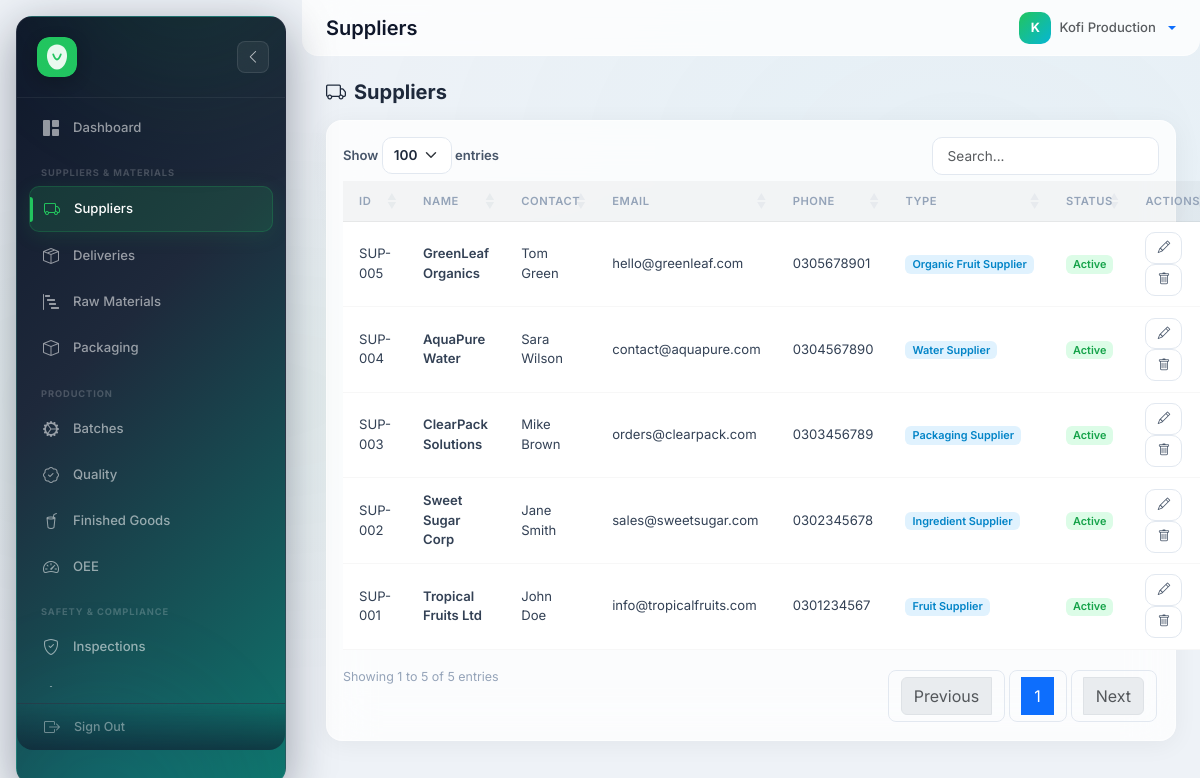
The app's page /?route=suppliers (signed in) with its own data.
### tables this page shows
CREATE TABLE suppliers (
    SupplierID VARCHAR(50)  PRIMARY KEY,
    Name       VARCHAR(150) NOT NULL,
    Contact    VARCHAR(100) DEFAULT NULL,
    Email      VARCHAR(150) DEFAULT NULL,
    Phone      VARCHAR(30)  DEFAULT NULL,
    Address    TEXT         DEFAULT NULL,
    Type       VARCHAR(50)  DEFAULT 'Fruit Supplier',
    Status     ENUM('Active','Inactive') DEFAULT 'Active',
    created_at TIMESTAMP    DEFAULT CURRENT_TIMESTAMP
);

### backend/controllers/Controller.php (called while the page is built, shortened)
<?php
abstract class Controller
{
    protected string $viewPath;
    protected function render(string $view, array $data = []): void
    {
        extract($data);
        $viewFile = APP_ROOT . '/frontend/views/' . $this->viewPath . '/' . $view . '.php';
        require $viewFile;
        require APP_ROOT . '/frontend/views/layouts/main.php';
    }
}

### backend/controllers/SupplierController.php (called while the page is built, shortened)
<?php
require_once __DIR__ . '/Controller.php';
class SupplierController extends Controller {
    public function __construct() {
        $this->model = new SupplierModel();
    }
    public function index(): void {
        $this->render('index', ['suppliers' => $this->model->all()]);
    }
}

### backend/models/Model.php (called while the page is built, shortened)
<?php
require_once __DIR__ . '/../config/database.php';
abstract class Model
{
    protected PDO $db;
    protected string $table;
    protected string $primaryKey;
    public function __construct()
    {
        $this->db = getDb();
    }
    public function all(): array
    {
        return $this->db->query("SELECT * FROM {$this->table} ORDER BY {$this->primaryKey} DESC")->fetchAll();
    }
}

### backend/config/database.php (called while the page is built, shortened)
<?php
function sanitize(mixed $input): string {
    return htmlspecialchars(trim((string)$input), ENT_QUOTES, 'UTF-8');
}

### frontend/views/suppliers/index.php (the view, shortened to what this page needs)
<?php $pageTitle = 'Suppliers'; ?>
<div class="d-flex justify-content-between align-items-center mb-3">
    <h5 class="fw-bold mb-0"><i class="bi bi-truck me-2"></i><?= $pageTitle ?></h5>
</div>
<div class="card border-0 shadow-sm">
    <div class="card-body">
        <table id="dataTable" class="table table-hover align-middle">
            <thead class="table-light"><tr><th>ID</th><th>Name</th><th>Contact</th><th>Email</th><th>Phone</th><th>Type</th><th>Status</th><th>Actions</th></tr></thead>
            <tbody>
                <?php foreach ($suppliers as $s): ?>
                <tr>
                    <td><?= sanitize($s['SupplierID']) ?></td>
                    <td class="fw-semibold"><?= sanitize($s['Name']) ?></td>
                    <td><?= sanitize($s['Contact'] ?? $s['contact_person'] ?? '') ?></td>
                    <td><?= sanitize($s['Email'] ?? '') ?></td>
                    <td><?= sanitize($s['Phone'] ?? '') ?></td>
                    <td><span class="badge bg-info bg-opacity-10 text-info"><?= sanitize($s['Type'] ?? $s['category'] ?? '') ?></span></td>
                    <td>
                        <?php $st = $s['Status'] ?? 'Active'; ?>
                        <span class="badge bg-<?= $st === 'Active' ? 'success' : 'secondary' ?>"><?= sanitize($st) ?></span>
                    </td>
                    <td>
                        <a href="?route=suppliers/edit&id=<?= urlencode($s['SupplierID']) ?>" class="btn btn-sm btn-outline-primary" title="Edit"><i class="bi bi-pencil"></i></a>
                        <a href="?route=suppliers/delete&id=<?= urlencode($s['SupplierID']) ?>" class="btn btn-sm btn-outline-danger" title="Delete" onclick="return confirm('Delete this supplier?')"><i class="bi bi-trash"></i></a>
                    </td>
                </tr>
                <?php endforeach; ?>
            </tbody>
        </table>
    </div>
</div>

### frontend/assets/css/glass.css (style rules this page uses)
:root { --sidebar-width: 270px; --sidebar-collapsed: 85px; --glass-bg: rgba(255,255,255,0.78); --glass-border: rgba(255,255,255,0.5); --glass-shadow: 0 4px 24px rgba(0,0,0,0.05); --glass-blur: blur(24px); --brand: #22c55e; --brand-accent: #06b6d4; --gradient-brand: linear-gradient(135deg, #22c55e 0%, #06b6d4 100%); --gradient-warm: linear-gradient(135deg, #f97316 0%, #ef4444 100%); --gradient-cool: linear-gradient(135deg, #6366f1 0%, #8b5cf6 100%); --gradient-sky: linear-gradient(135deg, #0ea5e9 0%, #2563eb 100%); --gradient-rose: linear-gradient(135deg, #f43f5e 0%, #e11d48 100%); --gradient-amber: linear-gradient(135deg, #f59e0b 0%, #d97706 100%); --gradient-emerald: linear-gradient(135deg, #10b981 0%, #059669 100%); --radius: 16px; --radius-sm: 10px; }
*, *::before, *::after { box-sizing: border-box; }
body { font-family: 'Inter', system-ui, -apple-system, sans-serif !important; background: #eef2f7 !important; background-image: radial-gradient(ellipse at 20% 50%, rgba(34,197,94,0.04) 0%, transparent 50%), radial-gradient(ellipse at 80% 20%, rgba(6,182,212,0.04) 0%, transparent 50%) !important; color: #1e293b; -webkit-font-smoothing: antialiased; }
.card, .border-0 { background: var(--glass-bg) !important; backdrop-filter: var(--glass-blur) !important; -webkit-backdrop-filter: var(--glass-blur) !important; border: 1px solid var(--glass-border) !important; border-radius: var(--radius) !important; box-shadow: var(--glass-shadow) !important; transition: all 0.25s ease; }
.table { border-collapse: collapse; }
.table th { font-size: 0.7rem !important; font-weight: 600 !important; text-transform: uppercase !important; letter-spacing: 0.05em !important; color: #94a3b8 !important; padding: 0.7rem 1rem !important; border-bottom: 1px solid rgba(0,0,0,0.05) !important; background: rgba(0,0,0,0.01) !important; }
.table td { padding: 0.65rem 1rem !important; font-size: 0.82rem !important; color: #334155 !important; border-bottom: 1px solid rgba(0,0,0,0.03) !important; }
.table-light { background: rgba(0,0,0,0.01) !important; }
.table-light th { background: rgba(0,0,0,0.02) !important; }
.btn-outline-primary { border: 1.5px solid #e2e8f0 !important; color: #475569 !important; background: white !important; border-radius: var(--radius-sm) !important; font-weight: 600 !important; transition: all 0.15s !important; }
.btn-outline-danger { border: 1.5px solid #e2e8f0 !important; color: #475569 !important; background: white !important; border-radius: var(--radius-sm) !important; font-weight: 600 !important; transition: all 0.15s !important; }
.btn-sm { font-size: 0.78rem !important; padding: 0.35rem 0.7rem !important; }
.badge { font-weight: 600 !important; font-size: 0.68rem !important; border-radius: 6px !important; }
.badge.bg-success { background: #dcfce7 !important; color: #16a34a !important; }
.badge.bg-info { background: #e0f2fe !important; color: #0284c7 !important; }

### records on screen
suppliers: SupplierID "SUP-005", Name "GreenLeaf Organics", Contact "Tom Green", Email "hello@greenleaf.com", Phone "0305678901", Type "Organic Fruit Supplier", Status "Active"
suppliers: SupplierID "SUP-004", Name "AquaPure Water", Contact "Sara Wilson", Email "contact@aquapure.com", Phone "0304567890", Type "Water Supplier", Status "Active"
suppliers: SupplierID "SUP-003", Name "ClearPack Solutions", Contact "Mike Brown", Email "orders@clearpack.com", Phone "0303456789", Type "Packaging Supplier", Status "Active"
suppliers: SupplierID "SUP-002", Name "Sweet Sugar Corp", Contact "Jane Smith", Email "sales@sweetsugar.com", Phone "0302345678", Type "Ingredient Supplier", Status "Active"
suppliers: SupplierID "SUP-001", Name "Tropical Fruits Ltd", Contact "John Doe", Email "info@tropicalfruits.com", Phone "0301234567", Type "Fruit Supplier", Status "Active"

### other values on screen
$pageTitle "Suppliers"
substr($user['name'] ?? 'U', 0, 1) "K"
$user['name'] "Kofi Production"
